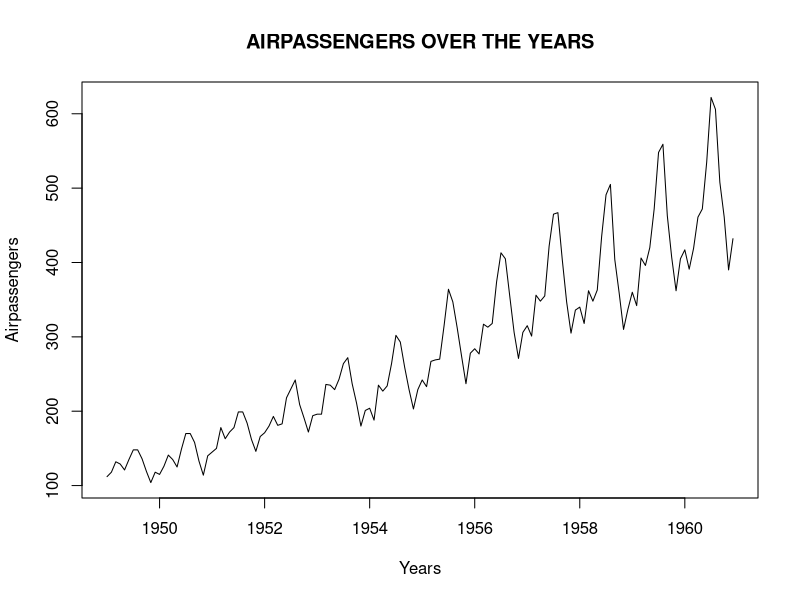
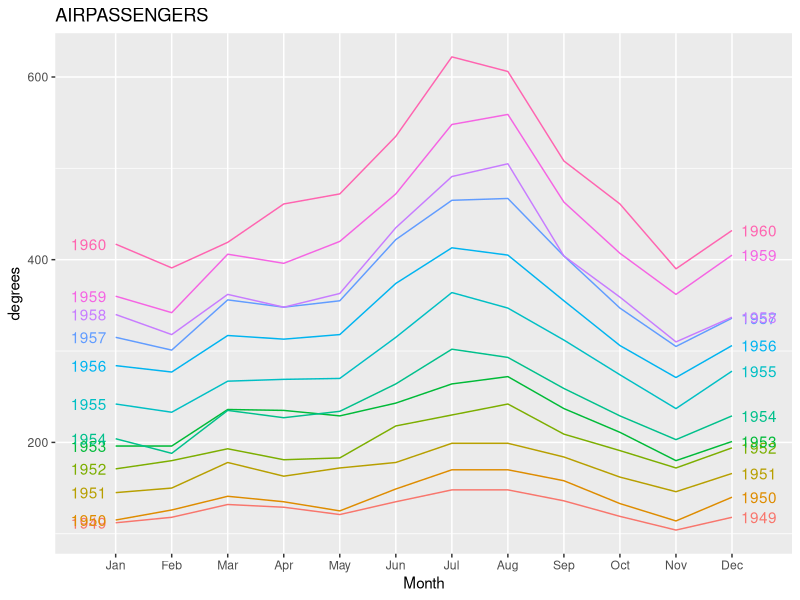
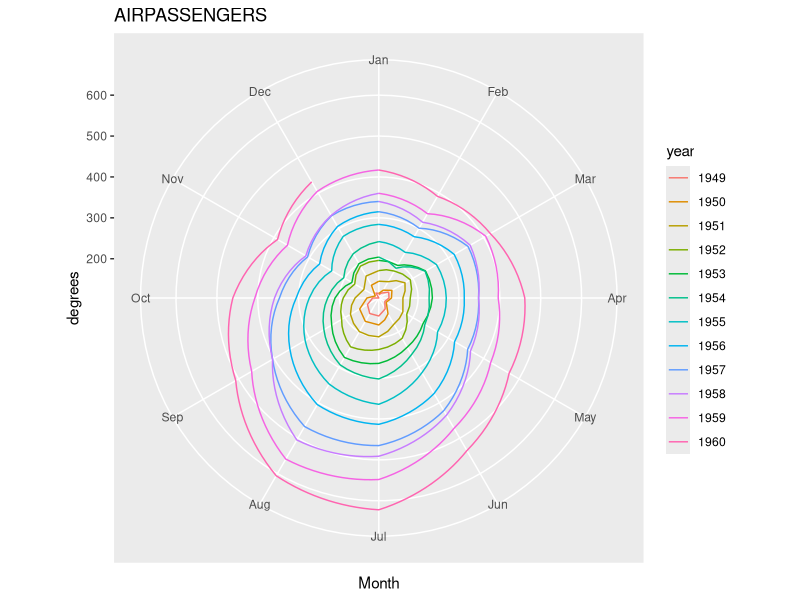
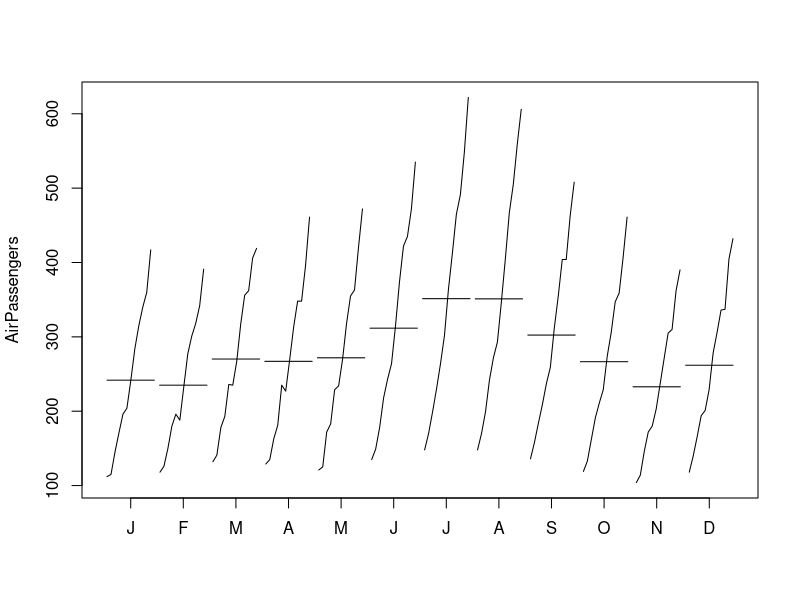
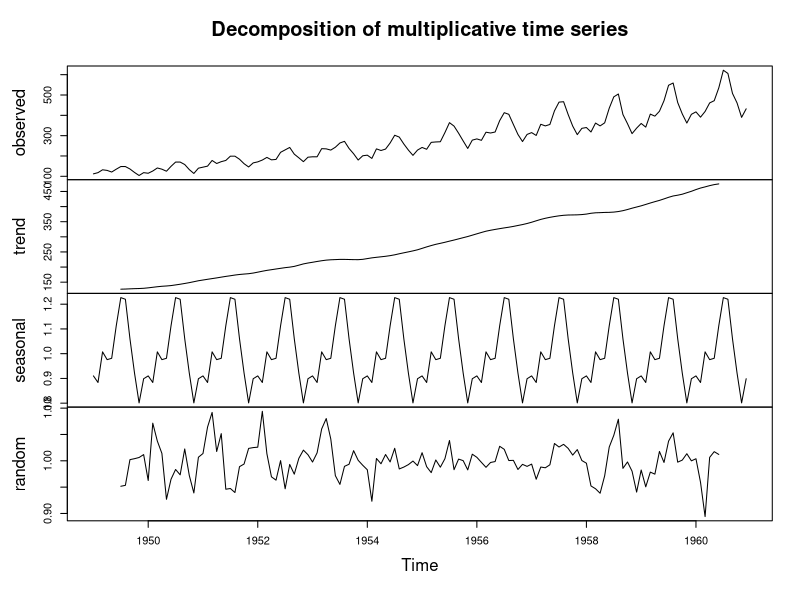

Source code (R) for these figures, in order: (Note: this script raises an error after producing the figures.)
#=========================
# TIME SERIES ANALYSIS
#=========================
help.search("time series")
data("AirPassengers")
AirPassengers
plot(AirPassengers, xlab= "Years", ylab = "Airpassengers", main ="AIRPASSENGERS OVER THE YEARS", type="l")
library(ggplot2)
install.packages("forecast")
library(forecast)
ggseasonplot(AirPassengers, year.labels=TRUE, year.labels.left=TRUE)+ylab("degrees")+ggtitle("AIRPASSENGERS")

ggseasonplot(AirPassengers,polar=TRUE)+ylab("degrees")+ggtitle("AIRPASSENGERS")
monthplot(AirPassengers)
apdecompose<-decompose(AirPassengers, type="multiplicative")
plot(apdecompose)
 apdecompose
TSdecompose<-stl(log10(apdecompose), s.window="periodic")
plot(TSdecompose)
data(AirPassengers)

TSdecompose <- stl(log10(AirPassengers), s.window = "periodic")

plot(TSdecompose)
TS_air <- window(AirPassengers, start=c(1949,1), end=c(1958,12), frequency=12)
TS_air

TS_test <- window(AirPassengers, start=c(1959,1), frequency=12)
TS_test

autoplot(TS_air, series="AIR") + autolayer(TS_test, series="Test")+ ggtitle("airpassngers training and test data")+ xlab("year")+ylab("passengers")+ guides(colour=guide_legend(title="Forecast"))
